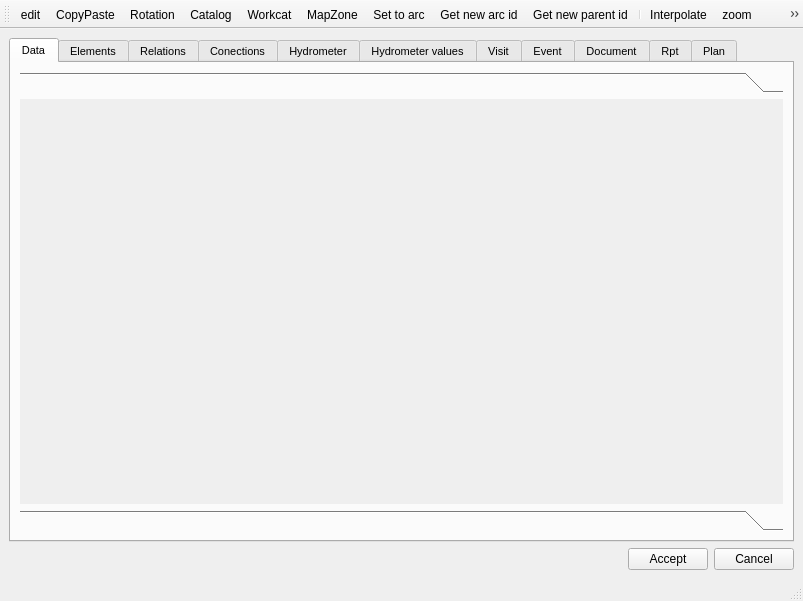
<?xml version="1.0" encoding="UTF-8"?>
<ui version="4.0">
 <class>dlg_info_feature</class>
 <widget class="QMainWindow" name="dlg_info_feature">
  <property name="geometry">
   <rect>
    <x>0</x>
    <y>0</y>
    <width>803</width>
    <height>601</height>
   </rect>
  </property>
  <property name="windowTitle">
   <string>Junction</string>
  </property>
  <widget class="QWidget" name="centralwidget">
   <layout class="QGridLayout" name="gridLayout_4">
    <item row="0" column="0">
     <layout class="QGridLayout" name="lyt_top_1"/>
    </item>
    <item row="2" column="0">
     <layout class="QGridLayout" name="lyt_bot_1"/>
    </item>
    <item row="3" column="0">
     <layout class="QGridLayout" name="lyt_bot_2"/>
    </item>
    <item row="4" column="0">
     <layout class="QHBoxLayout" name="horizontalLayout">
      <item>
       <spacer name="horizontalSpacer">
        <property name="orientation">
         <enum>Qt::Horizontal</enum>
        </property>
        <property name="sizeHint" stdset="0">
         <size>
          <width>40</width>
          <height>20</height>
         </size>
        </property>
       </spacer>
      </item>
      <item>
       <widget class="QPushButton" name="btn_accept">
        <property name="text">
         <string>Accept</string>
        </property>
       </widget>
      </item>
      <item>
       <widget class="QPushButton" name="btn_cancel">
        <property name="text">
         <string>Cancel</string>
        </property>
       </widget>
      </item>
     </layout>
    </item>
    <item row="1" column="0">
     <widget class="QTabWidget" name="tab_main">
      <property name="font">
       <font>
        <pointsize>8</pointsize>
        <weight>50</weight>
        <bold>false</bold>
       </font>
      </property>
      <property name="toolTip">
       <string/>
      </property>
      <property name="tabShape">
       <enum>QTabWidget::Rounded</enum>
      </property>
      <property name="currentIndex">
       <number>0</number>
      </property>
      <widget class="QWidget" name="tab_data">
       <attribute name="title">
        <string>Data</string>
       </attribute>
       <layout class="QVBoxLayout" name="verticalLayout_2">
        <item>
         <widget class="QToolBox" name="toolBox">
          <property name="currentIndex">
           <number>0</number>
          </property>
          <widget class="QWidget" name="page11">
           <property name="geometry">
            <rect>
             <x>0</x>
             <y>0</y>
             <width>761</width>
             <height>382</height>
            </rect>
           </property>
           <attribute name="label">
            <string/>
           </attribute>
           <layout class="QHBoxLayout" name="horizontalLayout_2">
            <item>
             <layout class="QGridLayout" name="lyt_data_1"/>
            </item>
            <item>
             <layout class="QGridLayout" name="lyt_data_2"/>
            </item>
           </layout>
          </widget>
          <widget class="QWidget" name="page12">
           <property name="geometry">
            <rect>
             <x>0</x>
             <y>0</y>
             <width>761</width>
             <height>382</height>
            </rect>
           </property>
           <attribute name="label">
            <string/>
           </attribute>
           <layout class="QHBoxLayout" name="horizontalLayout_3">
            <item>
             <layout class="QGridLayout" name="lyt_data_3"/>
            </item>
           </layout>
          </widget>
         </widget>
        </item>
       </layout>
      </widget>
      <widget class="QWidget" name="tab_elements">
       <attribute name="title">
        <string>Elements</string>
       </attribute>
       <layout class="QGridLayout" name="gridLayout_2">
        <item row="1" column="0">
         <layout class="QGridLayout" name="lyt_element_2"/>
        </item>
        <item row="0" column="0">
         <layout class="QGridLayout" name="lyt_element_1"/>
        </item>
        <item row="2" column="0">
         <layout class="QGridLayout" name="lyt_element_3"/>
        </item>
       </layout>
      </widget>
      <widget class="QWidget" name="tab_relations">
       <attribute name="title">
        <string>Relations</string>
       </attribute>
       <layout class="QGridLayout" name="gridLayout">
        <item row="1" column="0">
         <layout class="QGridLayout" name="lyt_relation_2"/>
        </item>
        <item row="0" column="0">
         <layout class="QGridLayout" name="lyt_relation_1"/>
        </item>
        <item row="2" column="0">
         <layout class="QGridLayout" name="lyt_relation_3"/>
        </item>
       </layout>
      </widget>
      <widget class="QWidget" name="tab_connections">
       <attribute name="title">
        <string>Conections</string>
       </attribute>
       <layout class="QGridLayout" name="gridLayout_3">
        <item row="0" column="0">
         <layout class="QGridLayout" name="lyt_connection_1"/>
        </item>
        <item row="1" column="0">
         <layout class="QGridLayout" name="lyt_connection_2"/>
        </item>
        <item row="2" column="0">
         <layout class="QGridLayout" name="lyt_connection_3"/>
        </item>
       </layout>
      </widget>
      <widget class="QWidget" name="tab_hydrometer">
       <attribute name="title">
        <string>Hydrometer</string>
       </attribute>
       <layout class="QGridLayout" name="gridLayout_10">
        <item row="0" column="0">
         <layout class="QGridLayout" name="lyt_hydrometer_1"/>
        </item>
        <item row="1" column="0">
         <layout class="QGridLayout" name="lyt_hydrometer_2"/>
        </item>
        <item row="2" column="0">
         <layout class="QGridLayout" name="lyt_hydrometer_3"/>
        </item>
       </layout>
      </widget>
      <widget class="QWidget" name="tab_hydrometer_val">
       <attribute name="title">
        <string>Hydrometer values</string>
       </attribute>
       <layout class="QGridLayout" name="gridLayout_6">
        <item row="0" column="0">
         <layout class="QGridLayout" name="lyt_hydrometer_val_1"/>
        </item>
        <item row="1" column="0">
         <layout class="QGridLayout" name="lyt_hydrometer_val_2"/>
        </item>
        <item row="2" column="0">
         <layout class="QGridLayout" name="lyt_hydrometer_val_3"/>
        </item>
       </layout>
      </widget>
      <widget class="QWidget" name="tab_visit">
       <attribute name="title">
        <string>Visit</string>
       </attribute>
       <layout class="QGridLayout" name="gridLayout_8">
        <item row="0" column="0">
         <layout class="QGridLayout" name="lyt_visit_1"/>
        </item>
        <item row="1" column="0">
         <layout class="QGridLayout" name="lyt_visit_2"/>
        </item>
        <item row="2" column="0">
         <layout class="QGridLayout" name="lyt_visit_3"/>
        </item>
       </layout>
      </widget>
      <widget class="QWidget" name="tab_event">
       <attribute name="title">
        <string>Event</string>
       </attribute>
       <layout class="QGridLayout" name="gridLayout_14">
        <item row="1" column="0">
         <layout class="QGridLayout" name="lyt_event_2"/>
        </item>
        <item row="0" column="0">
         <layout class="QGridLayout" name="lyt_event_1"/>
        </item>
        <item row="2" column="0">
         <layout class="QGridLayout" name="lyt_event_3"/>
        </item>
       </layout>
      </widget>
      <widget class="QWidget" name="tab_documents">
       <attribute name="title">
        <string>Document</string>
       </attribute>
       <layout class="QGridLayout" name="gridLayout_5">
        <item row="0" column="0">
         <layout class="QGridLayout" name="lyt_document_1"/>
        </item>
        <item row="1" column="0">
         <layout class="QGridLayout" name="lyt_document_2"/>
        </item>
        <item row="2" column="0">
         <layout class="QGridLayout" name="lyt_document_3"/>
        </item>
       </layout>
      </widget>
      <widget class="QWidget" name="tab_rpt">
       <attribute name="title">
        <string>Rpt</string>
       </attribute>
       <layout class="QGridLayout" name="gridLayout_17">
        <item row="0" column="0">
         <layout class="QGridLayout" name="lyt_rpt_1"/>
        </item>
        <item row="2" column="0">
         <layout class="QGridLayout" name="lyt_rpt_3"/>
        </item>
        <item row="1" column="0">
         <layout class="QGridLayout" name="lyt_rpt_2"/>
        </item>
       </layout>
      </widget>
      <widget class="QWidget" name="tab_plan">
       <attribute name="title">
        <string>Plan</string>
       </attribute>
       <layout class="QGridLayout" name="gridLayout_20">
        <item row="0" column="0">
         <layout class="QGridLayout" name="lyt_plan_1"/>
        </item>
        <item row="1" column="0">
         <layout class="QGridLayout" name="lyt_plan_2"/>
        </item>
        <item row="2" column="0">
         <layout class="QGridLayout" name="lyt_plan_3"/>
        </item>
       </layout>
      </widget>
     </widget>
    </item>
   </layout>
  </widget>
  <widget class="QStatusBar" name="statusbar"/>
  <widget class="QToolBar" name="toolBar">
   <property name="windowTitle">
    <string>toolBar</string>
   </property>
   <property name="iconSize">
    <size>
     <width>20</width>
     <height>18</height>
    </size>
   </property>
   <attribute name="toolBarArea">
    <enum>TopToolBarArea</enum>
   </attribute>
   <attribute name="toolBarBreak">
    <bool>false</bool>
   </attribute>
   <addaction name="actionEdit"/>
   <addaction name="actionCopyPaste"/>
   <addaction name="actionRotation"/>
   <addaction name="actionCatalog"/>
   <addaction name="actionWorkcat"/>
   <addaction name="actionMapZone"/>
   <addaction name="actionSetToArc"/>
   <addaction name="actionGetArcId"/>
   <addaction name="actionGetParentId"/>
   <addaction name="separator"/>
   <addaction name="actionInterpolate"/>
   <addaction name="actionZoom"/>
   <addaction name="actionZoomOut"/>
   <addaction name="actionCentered"/>
   <addaction name="actionLink"/>
   <addaction name="actionSection"/>
   <addaction name="separator"/>
   <addaction name="actionHelp"/>
  </widget>
  <action name="actionZoom">
   <property name="icon">
    <iconset>
     <normaloff>../icons/103.png</normaloff>../icons/103.png</iconset>
   </property>
   <property name="text">
    <string>zoom</string>
   </property>
   <property name="toolTip">
    <string>Zoom</string>
   </property>
   <property name="visible">
    <bool>true</bool>
   </property>
  </action>
  <action name="actionCentered">
   <property name="icon">
    <iconset>
     <normaloff>../icons/104.png</normaloff>../icons/104.png</iconset>
   </property>
   <property name="text">
    <string>Centered</string>
   </property>
   <property name="visible">
    <bool>true</bool>
   </property>
  </action>
  <action name="actionZoomOut">
   <property name="icon">
    <iconset>
     <normaloff>../icons/107.png</normaloff>../icons/107.png</iconset>
   </property>
   <property name="text">
    <string>zoomOut</string>
   </property>
   <property name="toolTip">
    <string>Zoom Out</string>
   </property>
   <property name="visible">
    <bool>true</bool>
   </property>
  </action>
  <action name="actionCopyPaste">
   <property name="checkable">
    <bool>true</bool>
   </property>
   <property name="icon">
    <iconset>
     <normaloff>../icons/107b.png</normaloff>../icons/107b.png</iconset>
   </property>
   <property name="text">
    <string>CopyPaste</string>
   </property>
   <property name="toolTip">
    <string>Copy&amp;Paste</string>
   </property>
   <property name="visible">
    <bool>true</bool>
   </property>
  </action>
  <action name="actionRotation">
   <property name="icon">
    <iconset>
     <normaloff>../icons/107c.png</normaloff>../icons/107c.png</iconset>
   </property>
   <property name="text">
    <string>Rotation</string>
   </property>
   <property name="visible">
    <bool>true</bool>
   </property>
  </action>
  <action name="actionLink">
   <property name="icon">
    <iconset>
     <normaloff>../icons/173.png</normaloff>../icons/173.png</iconset>
   </property>
   <property name="text">
    <string>actionLink</string>
   </property>
   <property name="toolTip">
    <string>Link</string>
   </property>
   <property name="visible">
    <bool>true</bool>
   </property>
  </action>
  <action name="actionEdit">
   <property name="checkable">
    <bool>true</bool>
   </property>
   <property name="icon">
    <iconset>
     <normaloff>../icons/101.png</normaloff>../icons/101.png</iconset>
   </property>
   <property name="text">
    <string>edit</string>
   </property>
   <property name="toolTip">
    <string>Edit</string>
   </property>
   <property name="visible">
    <bool>true</bool>
   </property>
  </action>
  <action name="actionWorkcat">
   <property name="icon">
    <iconset>
     <normaloff>../icons/193.png</normaloff>../icons/193.png</iconset>
   </property>
   <property name="text">
    <string>Workcat</string>
   </property>
   <property name="visible">
    <bool>true</bool>
   </property>
  </action>
  <action name="actionCatalog">
   <property name="text">
    <string>Catalog</string>
   </property>
   <property name="visible">
    <bool>true</bool>
   </property>
  </action>
  <action name="actionHelp">
   <property name="icon">
    <iconset>
     <normaloff>../icons/73.png</normaloff>../icons/73.png</iconset>
   </property>
   <property name="text">
    <string>Help</string>
   </property>
   <property name="toolTip">
    <string>Help</string>
   </property>
   <property name="visible">
    <bool>true</bool>
   </property>
  </action>
  <action name="actionInterpolate">
   <property name="icon">
    <iconset>
     <normaloff>../icons/194.png</normaloff>../icons/194.png</iconset>
   </property>
   <property name="text">
    <string>Interpolate</string>
   </property>
   <property name="toolTip">
    <string>Interpolate</string>
   </property>
   <property name="visible">
    <bool>true</bool>
   </property>
  </action>
  <action name="actionSection">
   <property name="text">
    <string>Section</string>
   </property>
   <property name="toolTip">
    <string>Show section</string>
   </property>
   <property name="visible">
    <bool>true</bool>
   </property>
  </action>
  <action name="actionGetArcId">
   <property name="checkable">
    <bool>true</bool>
   </property>
   <property name="text">
    <string>Get new arc id</string>
   </property>
   <property name="toolTip">
    <string>Get new arc id</string>
   </property>
  </action>
  <action name="actionGetParentId">
   <property name="checkable">
    <bool>true</bool>
   </property>
   <property name="text">
    <string>Get new parent id</string>
   </property>
  </action>
  <action name="actionSetToArc">
   <property name="text">
    <string>Set to arc</string>
   </property>
  </action>
  <action name="actionMapZone">
   <property name="text">
    <string>MapZone</string>
   </property>
  </action>
 </widget>
 <tabstops>
  <tabstop>tab_main</tabstop>
 </tabstops>
 <resources/>
 <connections/>
</ui>
